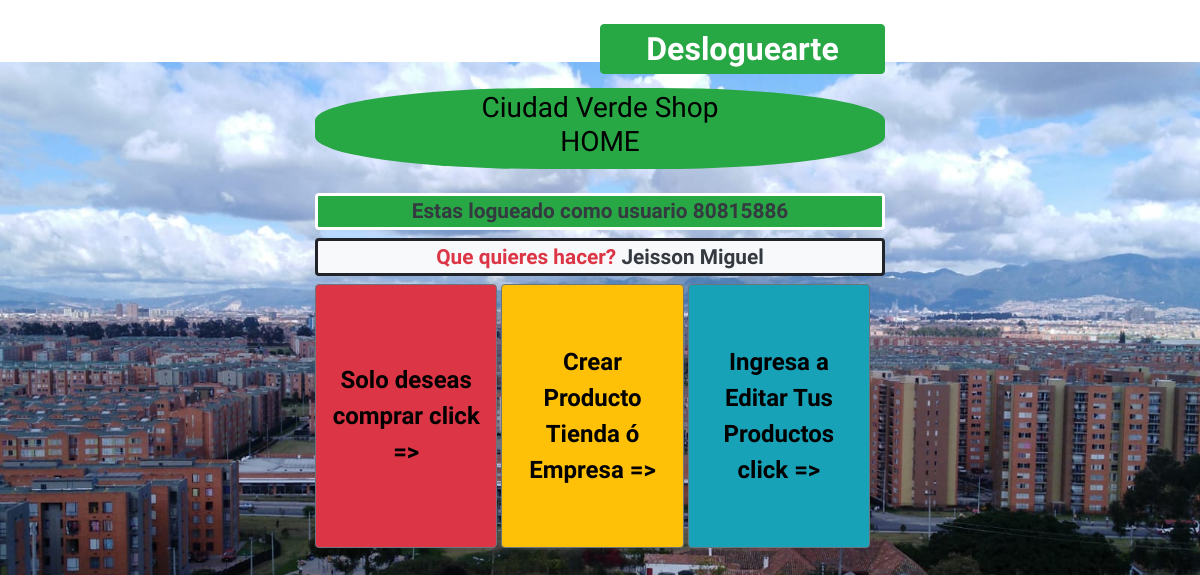
Page /php/login/selecionperfil.php (signed in) on the committed database.
### tables this page shows
CREATE TABLE `registrousuario` (
  `idRegistro` int(11) NOT NULL,
  `numRegistroUsuario` varchar(12) NOT NULL,
  `tabla` varchar(30) NOT NULL,
  `tipo` varchar(20) NOT NULL,
  `documento` varchar(12) NOT NULL,
  `nombre1` varchar(25) NOT NULL,
  `nombre2` varchar(25) NOT NULL,
  `apellido1` varchar(25) NOT NULL,
  `apellido2` varchar(25) NOT NULL,
  `genero` varchar(15) NOT NULL
);

### php/login/selecionperfil.php (the view, shortened to what this page needs)
<?php
 include("../conexion/conexion.php");
$usuario=$_SESSION['logueado'];
$busqueda = "SELECT * FROM registrousuario WHERE documento='$usuario'";
      $nombre = mysqli_query($conexion,$busqueda);
          while ($row = mysqli_fetch_row($nombre)) {
            $documento= $row[4];
            $nombre1= $row[5];
            $nombre2= $row[6];
            }
?>
<head>
	<link rel="stylesheet" href="../../css/letra/letra.css" type="text/css"/>
	<link rel="stylesheet" href="../../css/login/selecionperfil.css" type="text/css"/>
	<link rel="stylesheet" href="https://maxcdn.bootstrapcdn.com/bootstrap/4.5.2/css/bootstrap.min.css">
</head>
<body class="container-fluid col-12 col-lg-6 letrat" style="zoom: 100%;">
<br>
	 <form action="login.php">
		 <button type="submit" onclick=this.form.action="login.php" class="padding badge badge-success btn btn-success float-right col-6"style="font-size:200%">Desloguearte</button>
       </form>
	<br><br>
	<div>
		<div class="padding badge badge-success col-12" style="border-radius:40%;width:100%;"><h3 class="display-5">Ciudad Verde Shop <br> HOME</h3></div>
	 <br><br>
	   <form  method="post" action="">
            <label class="padding  trans badge badge-success" style="font-size:130%"><b class="text-dark">Estas logueado como usuario</b> <b class="text-dark"><?php echo $documento?></b></label>
		    <label class="padding  trans badge badge-light" style="font-size:130%"><b class="text-danger">Que quieres hacer?</b>  <b class="text-dark"><?php echo $nombre1," ", $nombre2?></b></label>
			<button type="submit" class="btn btn-danger border-secondary" style="width:32%;height:33%;" onclick=this.form.action="../Comercios/Comercios.php"><b style="font-size:150%">Solo deseas comprar click =></b></button>
			<button type="submit" class="btn btn-warning border-secondary" style="width:32%;height:33%;" onclick=this.form.action="../crearTienda/crearTienda.php"><b style="font-size:150%">Crear Producto Tienda ó Empresa =></b></button>
			<button type="submit" class="btn btn-info border-secondary" style="width:32%;height:33%;" onclick=this.form.action="../crearTienda/ingresarTienda.php"><b style="font-size:150%">Ingresa a Editar Tus Productos click =></b></button>
	   </form>
   </div>
</body>
</html>

### css/letra/letra.css (style rules this page uses)
* { box-sizing: border-box; font-family: 'Chela One', cursive; color: black; background-size:100%; font-size:100%; }
.letrat { font-family: 'Nerko One', cursive; background-size:100%; font-size:100%; }

### css/login/selecionperfil.css (style rules this page uses)
body { margin: 0; padding: 0; width: 100%; height: 100%; }
@media screen and (min-width:930px) { body { background-image: url("../../img/plogueo/perfilci.jpeg"); background-repeat:no-repeat; background-position: center; background-size: 500px; } }
.trans { background: transparent; border-style: solid; width: 100%; color: white; }
::placeholder { background: transparent; color: white; }

### rows in the picture
registrousuario: documento "80815886", nombre1 "Jeisson", nombre2 "Miguel"
